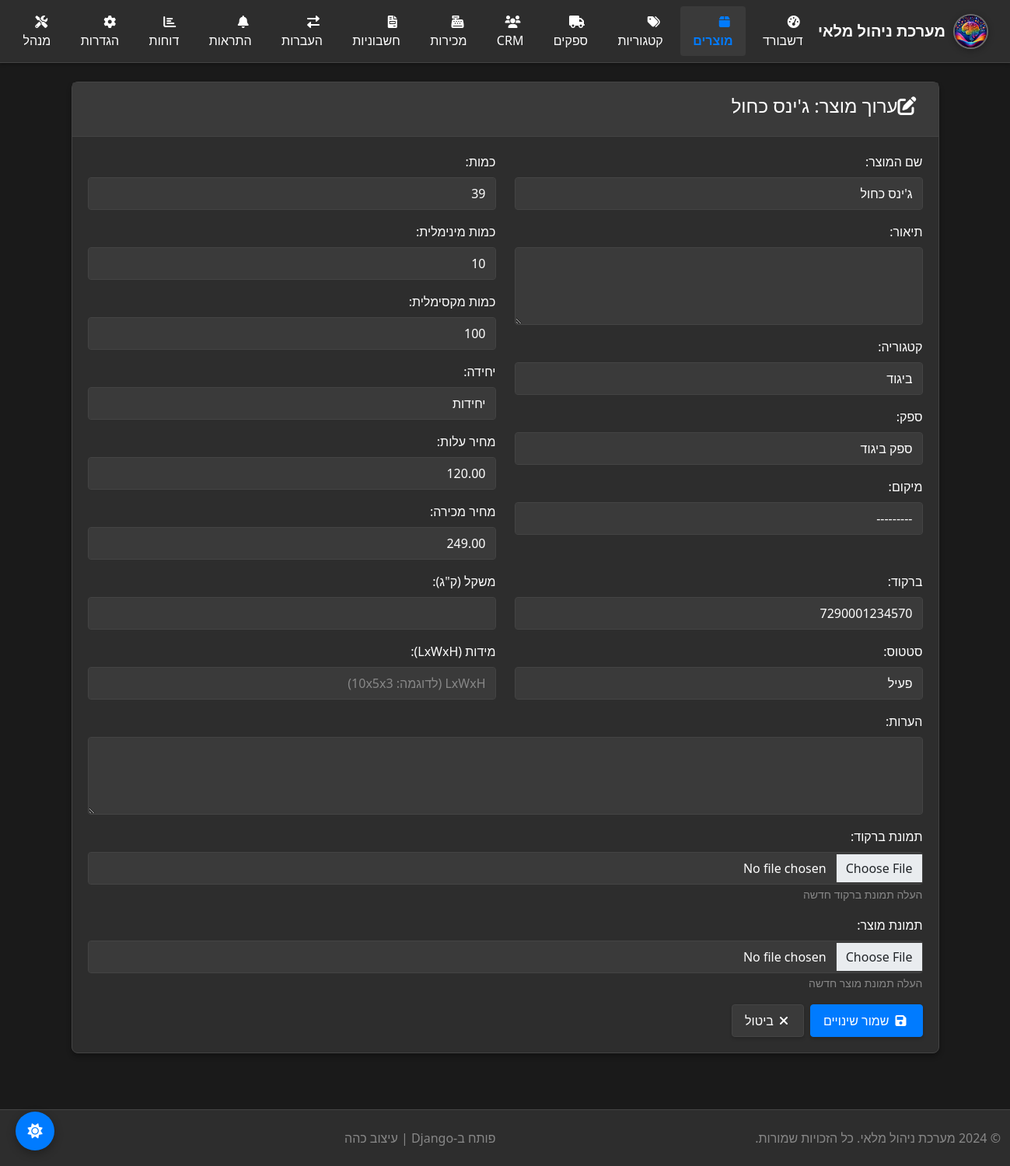
The app's page /products/4/edit/, older data.
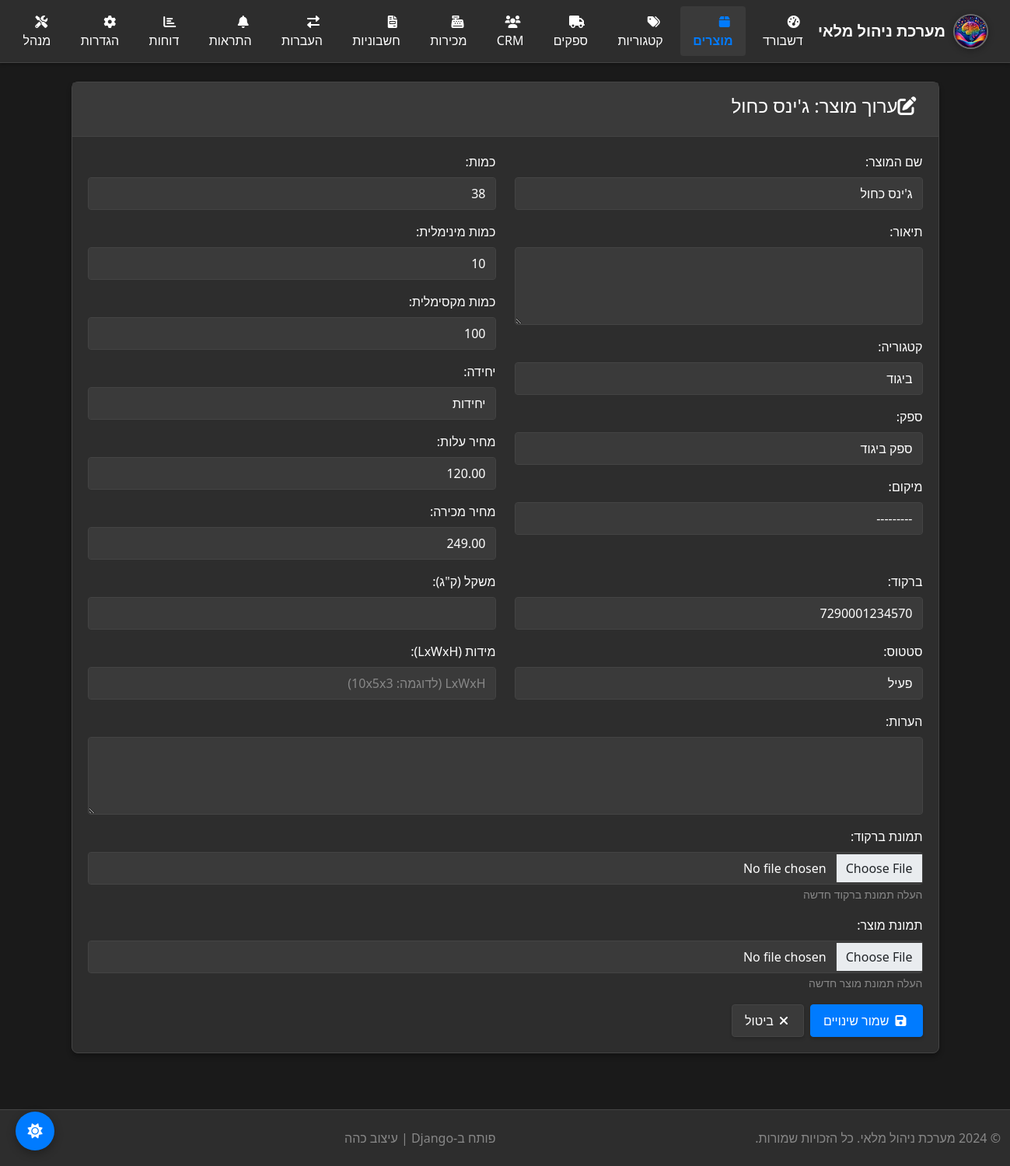
The same page, newer data.
### inventory/models.py (models this page shows, shortened)
class Product(models.Model):
    UNIT_CHOICES = [
        ('pcs', 'יחידות'),
        ('kg', 'קילוגרם'),
        ('g', 'גרם'),
        ('l', 'ליטר'),
        ('ml', 'מיליליטר'),
        ('m', 'מטר'),
        ('cm', 'סנטימטר'),
        ('box', 'קופסה'),
        ('pack', 'חבילה'),
    ]
    STATUS_CHOICES = [
        ('active', 'פעיל'),
        ('inactive', 'לא פעיל'),
        ('discontinued', 'הופסק'),
    ]
    sku = models.CharField(max_length=50, unique=True, blank=True, null=True)
    name = models.CharField(max_length=200)
    description = models.TextField(blank=True)
    category = models.ForeignKey(Category, on_delete=models.SET_NULL, null=True, blank=True)
    supplier = models.ForeignKey(Supplier, on_delete=models.SET_NULL, null=True, blank=True)
    location = models.ForeignKey(Location, on_delete=models.SET_NULL, null=True, blank=True, help_text="מיקום ברירת מחדל")
    quantity = models.IntegerField(default=0, validators=[MinValueValidator(0)], help_text="סה\"כ מלאי בכל המיקומים")
    min_quantity = models.IntegerField(default=5, validators=[MinValueValidator(0)])
    max_quantity = models.IntegerField(default=1000, validators=[MinValueValidator(0)])
    unit = models.CharField(max_length=10, choices=UNIT_CHOICES, default='pcs')
    cost_price = models.DecimalField(max_digits=10, decimal_places=2, default=0, null=True, blank=True)
    selling_price = models.DecimalField(max_digits=10, decimal_places=2, default=0, null=True, blank=True)
    margin_percentage = models.DecimalField(max_digits=5, decimal_places=2, default=0)
    barcode = models.CharField(max_length=50, blank=True, unique=True)
    barcode_image = models.ImageField(upload_to='barcodes/', blank=True, null=True)
    product_image = models.ImageField(upload_to='products/', blank=True, null=True)
    status = models.CharField(max_length=20, choices=STATUS_CHOICES, default='active')
    created_at = models.DateTimeField(auto_now_add=True)
    updated_at = models.DateTimeField(auto_now=True)
    created_by = models.ForeignKey(User, on_delete=models.SET_NULL, null=True)
    weight = models.DecimalField(max_digits=8, decimal_places=2, null=True, blank=True)
    dimensions = models.CharField(max_length=100, blank=True)  # LxWxH
    notes = models.TextField(blank=True)
    class Meta:
        ordering = ['name']
        indexes = [
            models.Index(fields=['sku']),
            models.Index(fields=['barcode']),
            models.Index(fields=['category']),
            models.Index(fields=['supplier']),
        ]

### inventory/views.py (the view)
# urls.py: path('products/<int:pk>/edit/', views.edit_product, name='edit_product'),
def edit_product(request, pk):
    product = get_object_or_404(Product, pk=pk)
    if request.method == 'POST':
        form = ProductForm(request.POST, request.FILES, instance=product)
        if form.is_valid():
            form.save()
            messages.success(request, 'המוצר עודכן בהצלחה!')
            return redirect('product_detail', pk=product.pk)
    else:
        form = ProductForm(instance=product)
    return render(request, 'inventory/edit_product.html', {'form': form, 'product': product})

### inventory/forms.py
class ProductForm(forms.ModelForm):
    class Meta:
        model = Product
        fields = [
            'name', 'description', 'category', 'supplier', 'location',
            'quantity', 'min_quantity', 'max_quantity', 'unit',
            'cost_price', 'selling_price', 'barcode', 'status',
            'weight', 'dimensions', 'notes', 'barcode_image', 'product_image'
        ]
        widgets = {
            'description': forms.Textarea(attrs={'rows': 3}),
            'notes': forms.Textarea(attrs={'rows': 3}),
            'dimensions': forms.TextInput(attrs={'placeholder': 'LxWxH (לדוגמה: 10x5x3)'}),
        }
    def __init__(self, *args, **kwargs):
        super().__init__(*args, **kwargs)
        for field in self.fields.values():
            field.widget.attrs.update({'class': 'form-control'})

### inventory/models.py (called while the page is built)
    def __str__(self):
        return self.name

    def __str__(self):
        return self.name

    def __str__(self):
        return f"{self.name} ({self.get_location_type_display()})"

### inventory/templates/inventory/edit_product.html (shortened to what the changed rows need)
{%extends 'inventory/base.html' %}
{% block content %}
<div class="container mt-4">
        <div class="row">
            <div class="col-12">
                <div class="card">
                    <div class="card-header">
                        <h4><i class="fas fa-edit me-2"></i>ערוך מוצר: {{ product.name }}</h4>
                    </div>
                    <div class="card-body">
                        <form method="post" enctype="multipart/form-data">
                            <div class="row">
                                <div class="col-md-6">
                                    <div class="mb-3">
                                        <label for="{{ form.name.id_for_label }}" class="form-label">שם המוצר:</label>
                                        {{ form.name }}
                                    </div>
                                    <div class="mb-3">
                                        <label for="{{ form.description.id_for_label }}" class="form-label">תיאור:</label>
                                        {{ form.description }}
                                    </div>
                                    <div class="mb-3">
                                        <label for="{{ form.category.id_for_label }}" class="form-label">קטגוריה:</label>
                                        {{ form.category }}
                                    </div>
                                    <div class="mb-3">
                                        <label for="{{ form.supplier.id_for_label }}" class="form-label">ספק:</label>
                                        {{ form.supplier }}
                                    </div>
                                    <div class="mb-3">
                                        <label for="{{ form.location.id_for_label }}" class="form-label">מיקום:</label>
                                        {{ form.location }}
                                    </div>
                                </div>
                                <div class="col-md-6">
                                    <div class="mb-3">
                                        <label for="{{ form.quantity.id_for_label }}" class="form-label">כמות:</label>
                                        {{ form.quantity }}
                                    </div>
                                    <div class="mb-3">
                                        <label for="{{ form.min_quantity.id_for_label }}" class="form-label">כמות מינימלית:</label>
                                        {{ form.min_quantity }}
                                    </div>
                                    <div class="mb-3">
                                        <label for="{{ form.max_quantity.id_for_label }}" class="form-label">כמות מקסימלית:</label>
                                        {{ form.max_quantity }}
                                    </div>
                                    <div class="mb-3">
                                        <label for="{{ form.unit.id_for_label }}" class="form-label">יחידה:</label>
                                        {{ form.unit }}
                                    </div>
                                    <div class="mb-3">
                                        <label for="{{ form.cost_price.id_for_label }}" class="form-label">מחיר עלות:</label>
                                        {{ form.cost_price }}
                                    </div>
                                    <div class="mb-3">
                                        <label for="{{ form.selling_price.id_for_label }}" class="form-label">מחיר מכירה:</label>
                                        {{ form.selling_price }}
                                    </div>
                                </div>
                            </div>
                            <div class="row">
                                <div class="col-md-6">
                                    <div class="mb-3">
                                        <label for="{{ form.barcode.id_for_label }}" class="form-label">ברקוד:</label>
                                        {{ form.barcode }}
                                    </div>
                                    <div class="mb-3">
                                        <label for="{{ form.status.id_for_label }}" class="form-label">סטטוס:</label>
                                        {{ form.status }}
                                    </div>
                                </div>
                                <div class="col-md-6">
                                    <div class="mb-3">
                                        <label for="{{ form.weight.id_for_label }}" class="form-label">משקל (ק"ג):</label>
                                        {{ form.weight }}
                                    </div>
                                    <div class="mb-3">
                                        <label for="{{ form.dimensions.id_for_label }}" class="form-label">מידות (LxWxH):</label>
                                        {{ form.dimensions }}
                                    </div>
                                </div>
                            </div>
                            <div class="mb-3">
                                <label for="{{ form.notes.id_for_label }}" class="form-label">הערות:</label>
                                {{ form.notes }}
                            </div>
                            <div class="mb-3">
                                <label for="{{ form.barcode_image.id_for_label }}" class="form-label">תמונת ברקוד:</label>
                                {{ form.barcode_image }}
                                <small class="form-text text-muted">
                                    {% if product.barcode_image %}
                                    בחר קובץ חדש כדי להחליף את התמונה הקיימת
                                    {% else %}
                                    העלה תמונת ברקוד חדשה
                                    {% endif %}
                                </small>
                            </div>
                            <div class="mb-3">
                                <label for="{{ form.product_image.id_for_label }}" class="form-label">תמונת מוצר:</label>
                                {{ form.product_image }}
                                <small class="form-text text-muted">
                                    {% if product.product_image %}
                                    <strong>💡 בחר קובץ חדש כדי להחליף את התמונה הקיימת</strong>
                                    {% else %}
                                    העלה תמונת מוצר חדשה
                                    {% endif %}
                                </small>
                            </div>
                        </form>
                    </div>
                </div>
            </div>
        </div>
    </div>
{% endblock %}

Row changes from the older to the newer data that the page shows:
changed Product "ג'ינס כחול": quantity "39" → "38"
